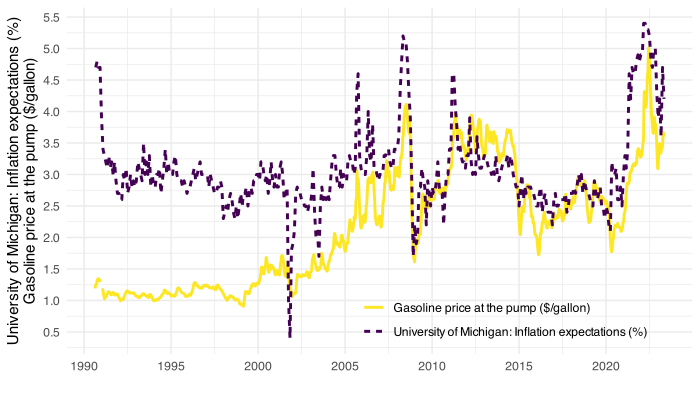

This chart was generated by the following R code:
rm(list = ls())

library(tidyverse)
library(eurostat)
library(countrycode)
library(gt)
library(gtExtras)

load("~/iCloud/website/data/fred/energy.RData")

figure4 <- energy %>%
  filter(variable %in% c("GASREGW", "MICH")) %>%
  filter(date >= as.Date("1990-08-20")) %>%
  select(date, variable, value) %>%
  arrange(date)

figure4 %>%
  mutate(Variable = case_when(
    variable == "GASREGW" ~ "Gasoline price at the pump ($/gallon)",
    variable == "MICH"    ~ "University of Michigan: Inflation expectations (%)"
  )) %>%
  filter(date <= as.Date("2023-05-01")) %>%
  ggplot() + 
  geom_line(aes(x = date, y = value, color = Variable, linetype = Variable), size = 1) +
  theme_minimal() +
  theme(legend.title = element_blank(),
        legend.position = c(0.7, 0.1)) +
  scale_y_continuous(breaks = seq(0, 150, .5)) + 
  scale_color_manual(values = viridis(2)[2:1]) +
  scale_x_date(breaks = as.Date(paste0(seq(1945, 2025, 5), "-01-01")),
               labels = date_format("%Y")) +
  xlab("") + 
  ylab("University of Michigan: Inflation expectations (%)\nGasoline price at the pump ($/gallon)")

write.csv(figure4, "figure4.csv")
ggsave("figure4.pdf", width = 7, height = 4, device = cairo_pdf)
ggsave("figure4.png", width = 7, height = 4)
